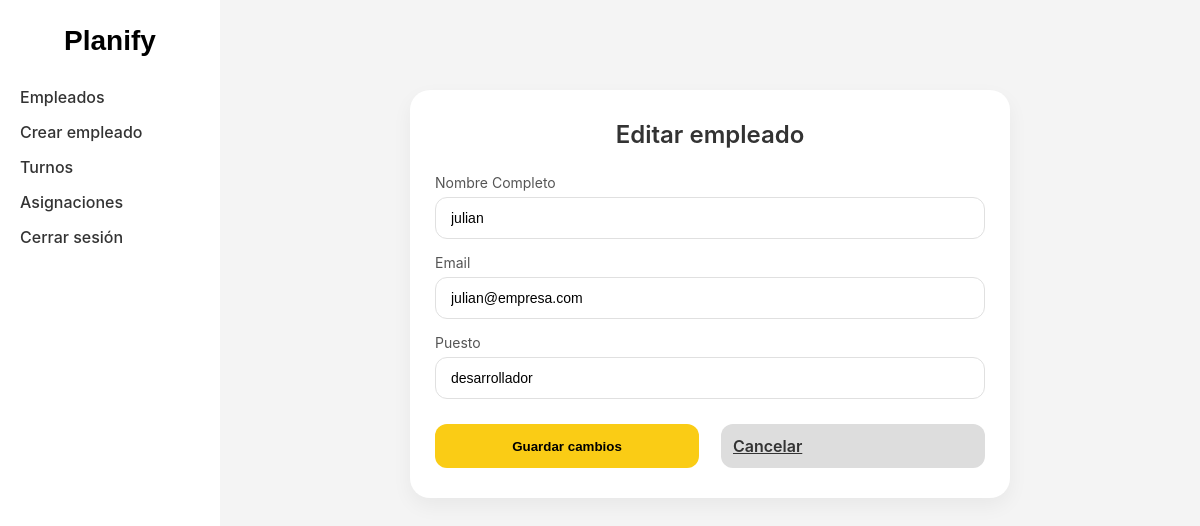
Page /admin/empleados/editar/10 (signed in) on the committed database.
### tables this page shows
CREATE TABLE usuarios (
        id INTEGER PRIMARY KEY AUTOINCREMENT,
        primer_login INTEGER DEFAULT 1,
        nombre TEXT NOT NULL,
        email TEXT NOT NULL UNIQUE,
        password TEXT NOT NULL,
        rol TEXT NOT NULL CHECK (rol IN ('admin', 'empleado'))
    );

CREATE TABLE empleados (
        id INTEGER PRIMARY KEY AUTOINCREMENT,
        usuario_id INTEGER NOT NULL UNIQUE,
        puesto TEXT,
        FOREIGN KEY (usuario_id) REFERENCES usuarios(id) ON DELETE CASCADE
    );

### app.py (the view, shortened to what this page needs)
@app.route("/admin/empleados/editar/<int:id>", methods=["GET", "POST"])
def editar_empleado(id):
    if session.get("rol") != "admin":
        return redirect(url_for("home"))
    conn = get_db_connection()
    cursor = conn.cursor()
    cursor.execute("""
        SELECT e.id, u.nombre, u.email, e.puesto
        FROM empleados e
        JOIN usuarios u ON e.usuario_id = u.id
        WHERE e.id=?
    """, (id,))
    empleado = cursor.fetchone()
    conn.close()
    return render_template("admin/editar_empleado.html", empleado=empleado)

### app.py (called while the page is built)
def get_db_connection():
    conn = sqlite3.connect("database.db")
    conn.row_factory = sqlite3.Row
    conn.execute("PRAGMA foreign_keys = ON")
    return conn

### templates/admin/editar_empleado.html
{% extends "admin/layout.html" %}
{% block content %}
<div class="editar-empleado-card">
    <h2>Editar empleado</h2>
    <form method="POST">
        <div class="form-row">
            <div class="form-group">
                <label>Nombre Completo</label>
                <input type="text" name="nombre" value="{{ empleado.nombre }}" required>
            </div>
        </div>
        <div class="form-row">
            <div class="form-group">
                <label>Email</label>
                <input type="email" name="email" value="{{ empleado.email }}" required>
            </div>
        </div>
        <div class="form-row">
            <div class="form-group">
                <label>Puesto</label>
                <input type="text" name="puesto" value="{{ empleado.puesto }}" required>
            </div>
        </div>
        <div class="form-actions">
            <button type="submit" class="btn-update">Guardar cambios</button>
            <a href="{{ url_for('listar_empleados') }}" class="btn-cancel">Cancelar</a>
        </div>
    </form>
</div>
{% endblock %}

### static/style.css (style rules this page uses)
* { margin: 0; padding: 0; box-sizing: border-box; }
body { font-family: -apple-system, BlinkMacSystemFont, "Segoe UI", sans-serif; background-color: #f5f5f7; min-height: 100vh; }
.editar-empleado-card { background-color: #ffffff; padding: 30px 25px; border-radius: 20px; box-shadow: 0 8px 20px rgba(0,0,0,0.05); max-width: 600px; margin: 50px auto; transition: 0.3s ease; }
.editar-empleado-card h2 { font-size: 24px; font-weight: 600; margin-bottom: 25px; text-align: center; color: #333; }
.editar-empleado-card .form-row { display: flex; gap: 15px; flex-wrap: wrap; margin-bottom: 15px; }
.editar-empleado-card .form-group { flex: 1; display: flex; flex-direction: column; }
.editar-empleado-card label { font-size: 14px; margin-bottom: 6px; color: #555; }
.editar-empleado-card input, .editar-empleado-card select { padding: 12px 15px; border-radius: 12px; border: 1px solid #e0e0e0; font-size: 14px; transition: 0.2s ease; }
.editar-empleado-card .btn-update, .editar-empleado-card .btn-cancel { width: 48%; padding: 12px; border-radius: 12px; border: none; font-weight: 600; cursor: pointer; transition: 0.3s ease; margin-top: 10px; }
.editar-empleado-card .btn-update { background-color: #facc15; color: #000; }
.editar-empleado-card .btn-cancel { background-color: #ddd; color: #333; }
.editar-empleado-card .form-actions { display: flex; justify-content: space-between; gap: 10px; flex-wrap: wrap; }

### rows in the picture
usuarios: nombre "julian", email "julian@empresa.com"
empleados: puesto "desarrollador"
